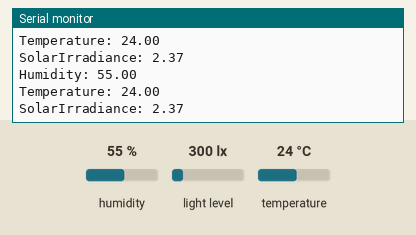
Bench run of a sketch on a simulated Arduino Uno, built with avr-gcc and run on an emulated ATmega328P. Parts: the last lines printed to the serial monitor. Inputs (shaded band) come from the test bench; at power-on: humidity 55 %, light level 300 lx, temperature 24 °C. No radio packets arrive unless stated.

Above: at 2.8 s.
2.9 s: humidity set to 22 %
At 5.1 s:
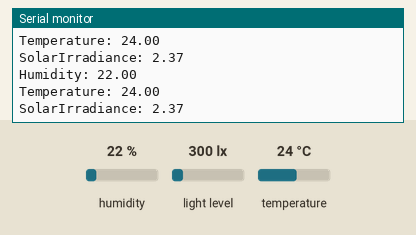
5.6 s: light level set to 40 lx
At 7.0 s:
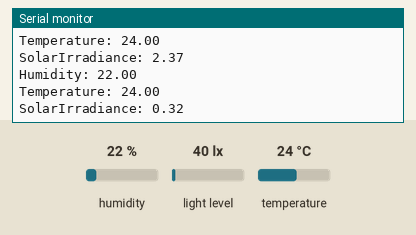
8.3 s: temperature set to 12 °C
At 10.6 s:
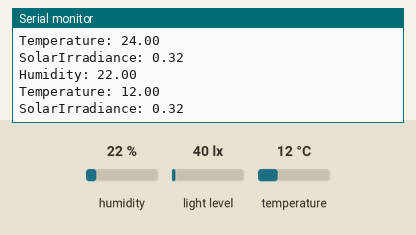
11.0 s: light level set to 500 lx
At 13.3 s:
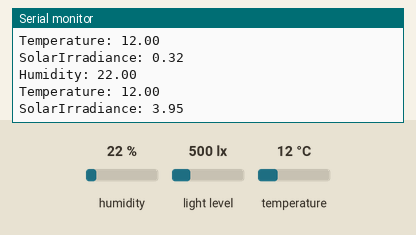
13.7 s: humidity set to 40 %
At 15.3 s:
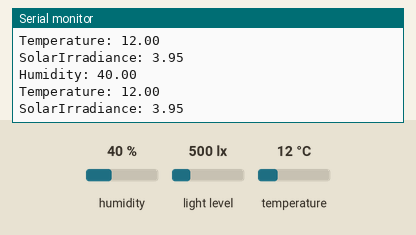
Timing chart, 0 to 16.8 s (numbered marks = the images above; inputs shaded):
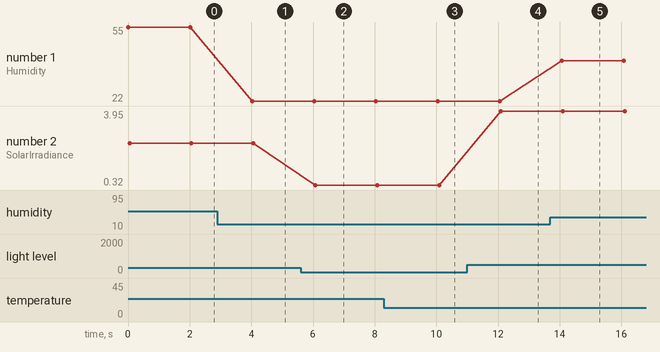

Measured:
- after the input at 2.9 s, the serial monitor: prints a new line after 1.1 s (image 1)
- after the input at 5.6 s, the serial monitor: prints a new line after 0.47 s (image 2)
- after the input at 8.3 s, the serial monitor: prints a new line after 1.8 s (image 3)
- after the input at 11.0 s, the serial monitor: prints a new line after 1.1 s (image 4)
- after the input at 13.7 s, the serial monitor: prints a new line after 0.36 s (image 5)
- plotted number 1: 55 → 22 after the input at 2.9 s, 22 → 40 after the input at 13.7 s
- plotted number 2: 2.37 → 0.32 after the input at 5.6 s, 0.32 → 3.95 after the input at 11.0 s

The sketch:

Transmitter_for_Solar_Temp_Hum_Final_.ino
```cpp
#include <SPI.h>
#include <nRF24L01.h>
#include <RF24.h>
#include "DHT.h"
#include <Wire.h>
#include <BH1750.h>
#include <RF24Network.h>
BH1750 lightMeter;

//const uint64_t pipeOut = 0xE8E8F0F0E1LL;
#define DHTPIN 7
#define DHTTYPE DHT22
DHT dht(DHTPIN, DHTTYPE);
RF24 radio(9, 10); //  CN and CSN  pins of nrf
RF24Network network(radio);
const uint16_t this_node = 01; // Address of this node in Octal format
const uint16_t node00 = 00;
float data[6];
/*struct MyData {
  float h;
  float t;
  float irr;
};*/
//MyData data;
void setup()
{
  Serial.begin(9600);
  dht.begin();
  Wire.begin();
  lightMeter.begin();
 // radio.begin();
  //radio.setAutoAck(false);
 // radio.setDataRate(RF24_250KBPS);
  //radio.openWritingPipe(pipeOut);
  SPI.begin();
radio.begin();
network.begin(90, this_node); //(channel, node address)
radio.setDataRate(RF24_250KBPS);
}
void loop()
{
  network.update();
  data[0] = dht.readHumidity();
  data[1] = dht.readTemperature();
   float lux = lightMeter.readLightLevel();
  data[2] = (lux*0.0079);
  if (isnan(data[0]) || isnan(data[1])){
    Serial.println(F("Failed to read from DHT sensor!"));
    return;
  }
  Serial.print("Humidity: ");
  Serial.println(data[0]);
  Serial.print("Temperature: ");
  Serial.println(data[1]);
  Serial.print("SolarIrradiance: ");
  Serial.println(data[2]);
  //radio.write(&data, sizeof(MyData));
  RF24NetworkHeader header7(node00);
  bool ok = network.write(header7, &data, sizeof(data));
  delay(2000);
}
```
